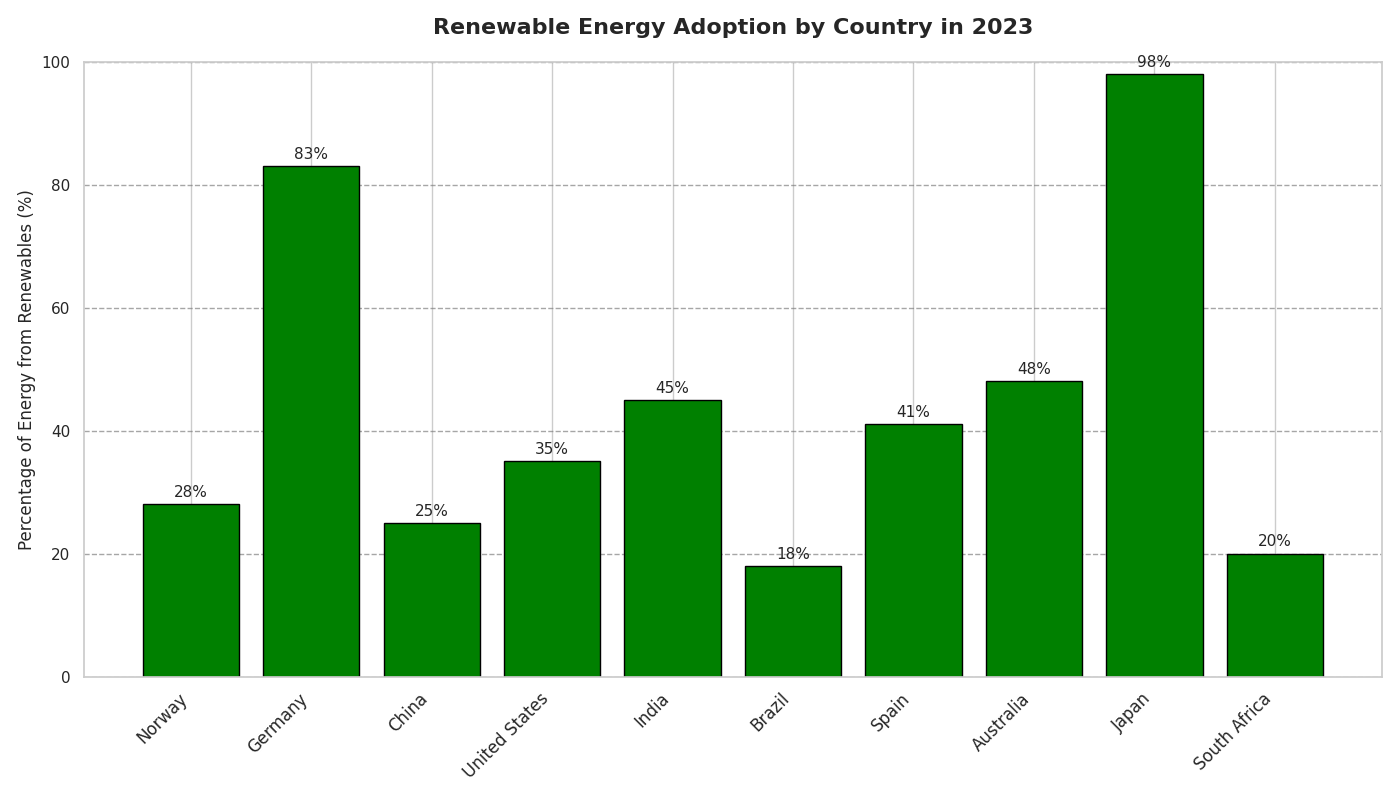

The script that drew this image:
import matplotlib.pyplot as plt
import numpy as np

countries = ['Norway', 'Germany', 'China', 'United States', 'India', 'Brazil', 'Spain', 'Australia', 'Japan', 'South Africa']
renewable_percentages = [28, 83, 25, 35, 45, 18, 41, 48, 98, 20]

# Set a single color for all bars
single_color = 'green'

fig, ax1 = plt.subplots(figsize=(14, 8))

bars = ax1.bar(countries, renewable_percentages, color=single_color, edgecolor='black')
ax1.set_ylabel('Percentage of Energy from Renewables (%)', fontsize=12)
ax1.set_ylim(0, 100)
ax1.set_xticks(np.arange(len(countries)))
ax1.set_xticklabels(countries, rotation=45, ha='right', fontsize=12)
ax1.yaxis.grid(True, linestyle='--', which='major', color='grey', alpha=0.7)
ax1.bar_label(bars, fmt='%.0f%%', padding=3, fontsize=11)

ax1.set_title('Renewable Energy Adoption by Country in 2023', fontsize=16, fontweight='bold', pad=20)

plt.tight_layout()
plt.show()
